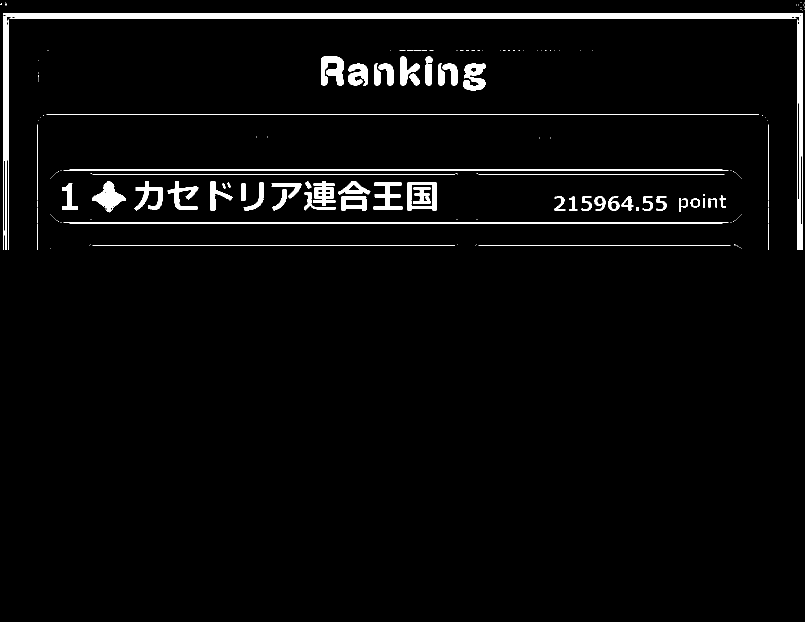
#> input picture binary_Casedria.png.png, 1610 x 1244 px, given in place of hordaine.png, which was not available (shown at 1/2 size)
$ python colorhistogram.py
#> lines starting #> are read from the running program, lines starting #| are printed output that depends on the picture; after the words box and inside, x2 and y2 are one past the last pixel; in counts of white or black regions, pixels touching at a corner belong together; pictures that were not available may be replaced by others from this repository, and a replacement may not be noted
# -*- coding: utf-8 -*-
import os
import sys
import glob
import cv2
import numpy as np
class image():
    def __init__(self):
        self._image = None
    def save(self, name):
        # cvtColorで色情報が足りないとエラー
        #img = cv2.cvtColor(self._image, cv2.COLOR_HSV2BGR)
        cv2.imwrite(name, self._image)
class country():
    def __init__(self):
        self.bf = cv2.BFMatcher(cv2.NORM_HAMMING)
        self.detector = cv2.AKAZE_create()
    def Detection(self, first):
        (kp_first, des_first) = self.detector.detectAndCompute(first, None)
        d = dict()
        for media in glob.iglob(os.path.join('./hints/sample/', "*.png")):
            try:
                second = self.read(media)
                white = self.getWhiteMasking(second.copy())
                second = self.binary_threshold(second)
                second = cv2.bitwise_and(second, second, mask= white)
                (kp_second, des_second) = self.detector.detectAndCompute(second, None)
                dist = [m.distance for m in self.bf.match(des_first, des_second)]
                result = sum(dist) / len(dist)
                d[media] = result
            except cv2.error:
                d[media] = sys.maxsize

        return sorted(d.items(), key=lambda x: x[1])
    def getWhiteMasking(self, img):
        hsv = cv2.cvtColor(img, cv2.COLOR_BGR2HSV)
        sensitivity = 15
        lower_white = np.array([0, 0, 255 - sensitivity])
        upper_white = np.array([255, sensitivity, 255])
        return cv2.inRange(hsv, lower_white, upper_white)
    def getRedMasking(self, img):
        hsv = cv2.cvtColor(img, cv2.COLOR_BGR2HSV)
        lower_Red = np.array([106, 47, 71])
        upper_Red = np.array([106, 47, 71])
        return cv2.inRange(hsv, lower_Red, upper_Red)
    def resize(self, img, zoom=2):
        return cv2.resize(img, (img.shape[1]*zoom, img.shape[0]*zoom), interpolation=cv2.INTER_CUBIC)
    def binary_threshold(self, img):
        greyscale = cv2.cvtColor(img, cv2.COLOR_BGR2GRAY)
        thresh = cv2.adaptiveThreshold(greyscale, 255, cv2.ADAPTIVE_THRESH_GAUSSIAN_C, \
            cv2.THRESH_BINARY, 11, 2)
        return thresh
    def read(self, name,zoom=2):
        #print("read")
        color = cv2.imread(name)
        if color is None:
            print("notfound")
            return None
        # resize
        return cv2.resize(color, (color.shape[1]*zoom, color.shape[0]*zoom), interpolation=cv2.INTER_CUBIC)
    def getcountry(self, src):
        color = self.read(src)
        if color is None:
            return
        # 画像の白文字部分を抽出
        white = self.getWhiteMasking(color.copy())
        binary = self.binary_threshold(color)
        # マスク
        binary = cv2.bitwise_and(binary, binary, mask= white)
        # [6 lines of commented-out code are left out]
        return self.Detection(binary)

def main():
    c = country()
    c.getcountry('./hints/hordaine.png')
#> in read, color is the input picture: shape (1244, 1610, 3); 2.7% white; 180 white regions (118 under 20 px), largest, box (x1, y1, x2, y2) and area: (11, 31, 1601, 500) 5048, (6, 27, 1606, 500) 4007, (127, 339, 1457, 342) 3944
#> in read, `return cv2.resize(color, (color.shape[1]*zoom, color.shape[0]*zoom), i..`:
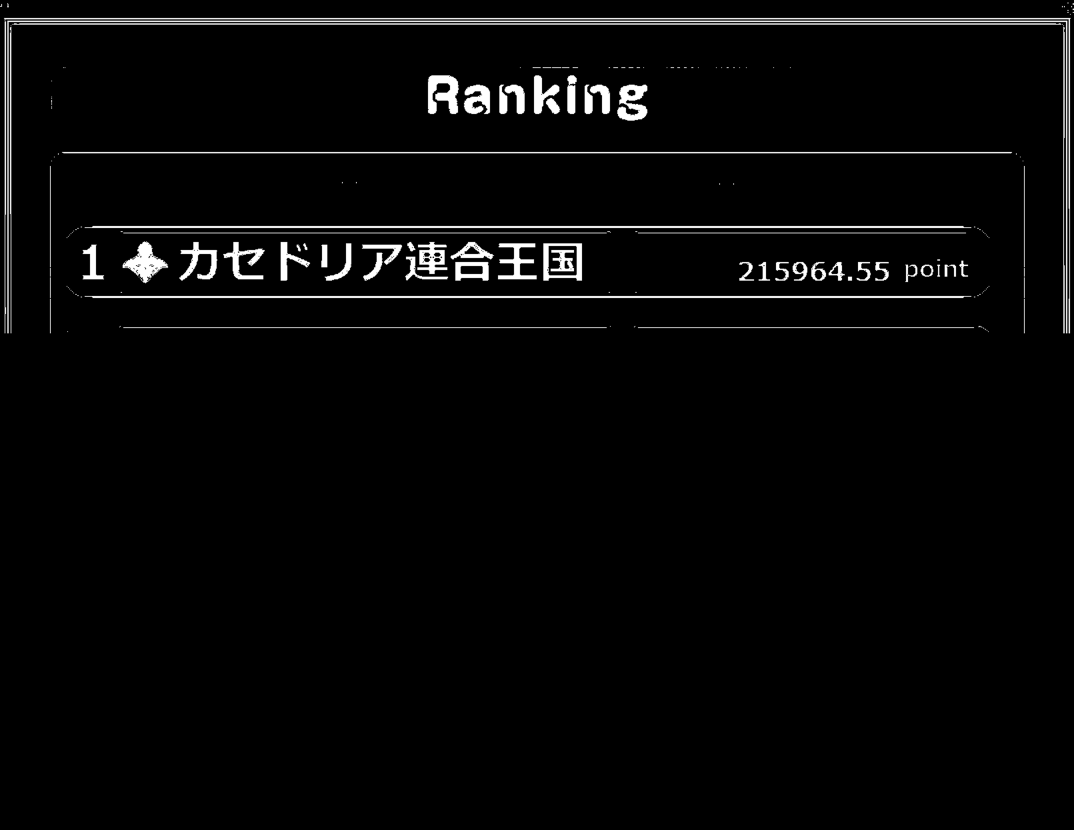
#> returned value: shape (2488, 3220, 3) (shown at 1/3 size); min 0, max 255, mean 6.9
#> in getWhiteMasking, `hsv = cv2.cvtColor(img, cv2.COLOR_BGR2HSV)`: hsv: shape (2488, 3220, 3); mean H, S, V 0, 0, 6.9
#> in getWhiteMasking, `return cv2.inRange(hsv, lower_white, upper_white)`:
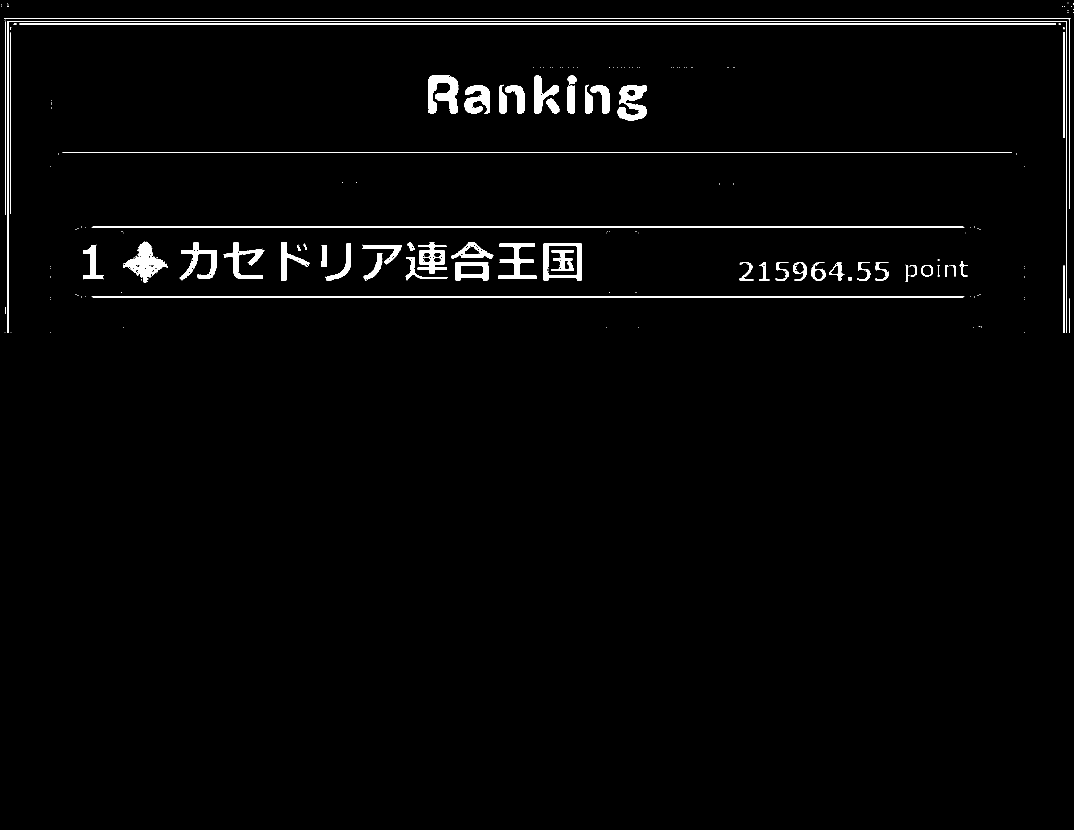
#> returned value: shape (2488, 3220) (shown at 1/3 size); 1.7% white; 180 white regions (122 under 20 px), largest, box (x1, y1, x2, y2) and area: (275, 679, 2893, 683) 10456, (275, 889, 2893, 893) 10456, (23, 63, 3201, 999) 10094
#> in binary_threshold, `thresh = cv2.adaptiveThreshold(greyscale, 255, cv2.ADAPTIVE_THRESH_GAU..`:
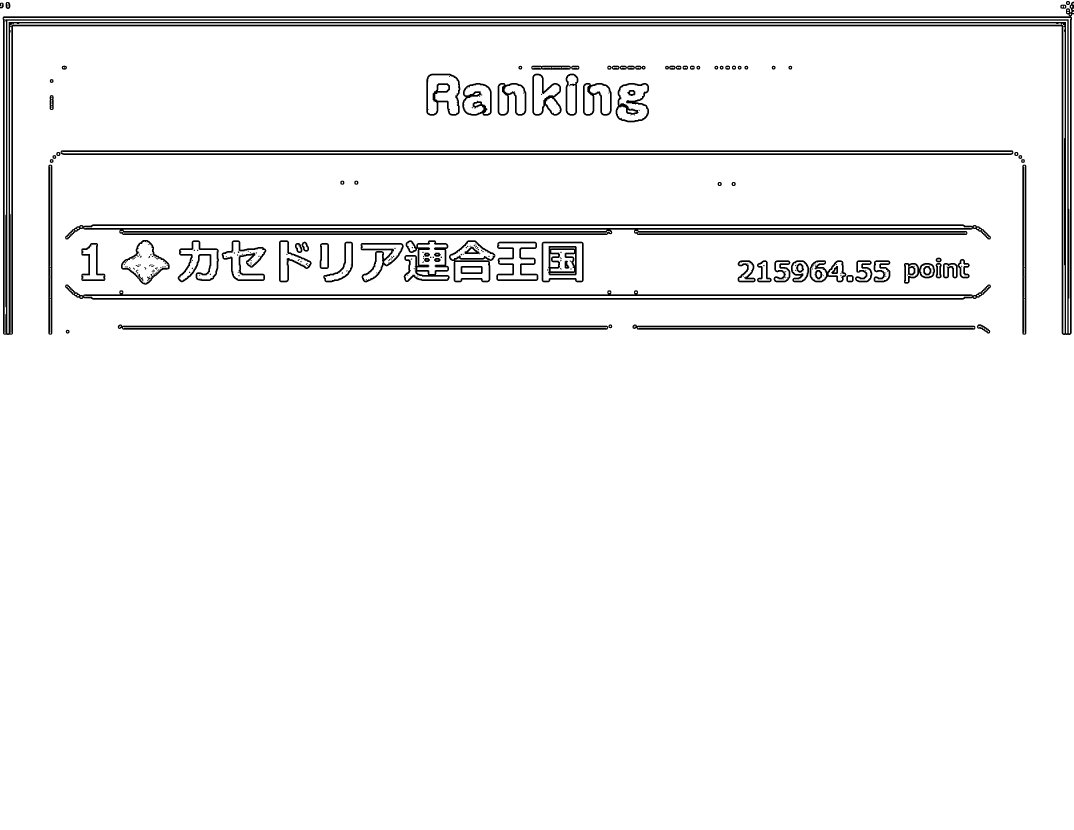
#> thresh: shape (2488, 3220) (shown at 1/3 size); 96% white; 184 black regions (84 under 20 px), largest, box (x1, y1, x2, y2) and area: (8, 5, 3220, 1005) 94411, (195, 673, 2973, 719) 52669, (181, 451, 3040, 465) 28575
#> in Detection, `(kp_first, des_first) = self.detector.detectAndCompute(first, None)`: kp_first = 2458 keypoints; strongest (x, y, size): (1895, 278, 11.4), (1159, 786, 8.1), (2490, 821, 5.7), (2632, 804, 8.1)
#> in Detection, `(kp_second, des_second) = self.detector.detectAndCompute(second, None)`: kp_second has the same summary as kp_first
#> in Detection, `dist = [m.distance for m in self.bf.match(des_first, des_second)]`: dist = 2458 values from 0 to 0
#> in Detection, `result = sum(dist) / len(dist)`: result = 0

if __name__ == "__main__":
    main()
